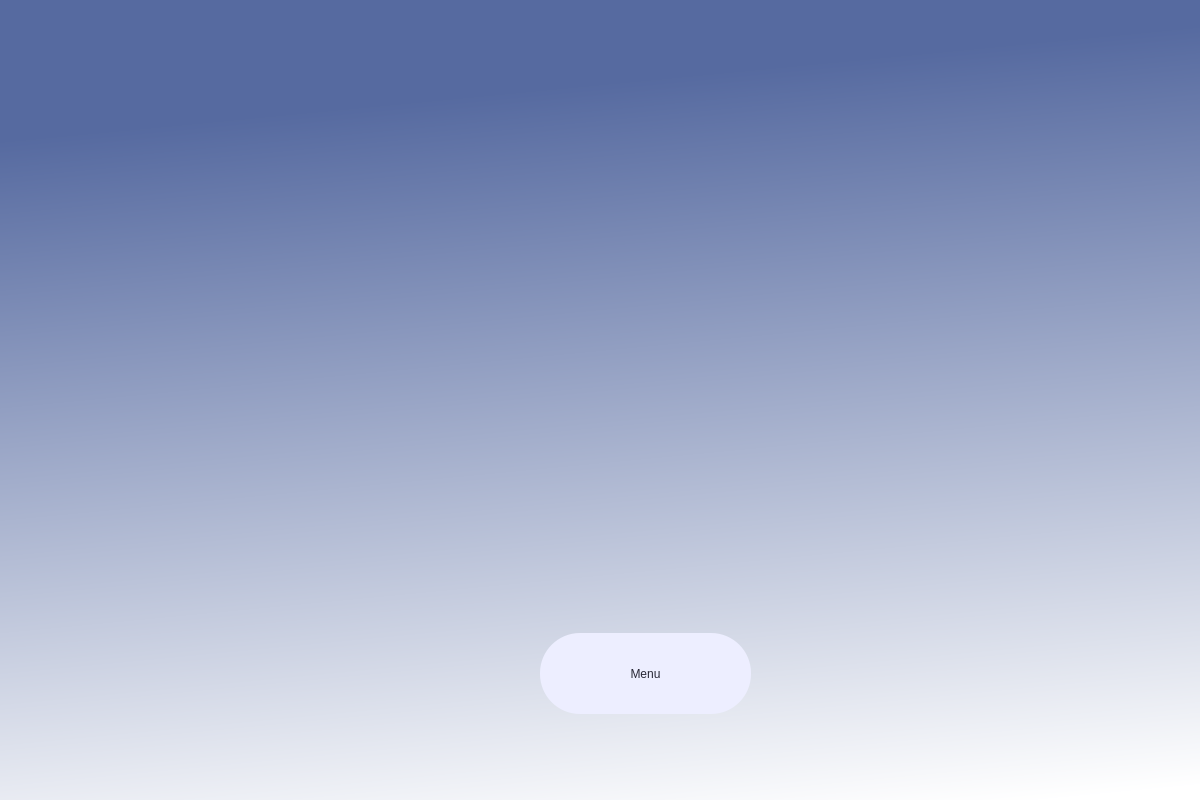
<?xml version="1.0" encoding="UTF-8"?>
<ui version="4.0">
 <class>Dialog</class>
 <widget class="QDialog" name="Dialog">
  <property name="geometry">
   <rect>
    <x>0</x>
    <y>0</y>
    <width>1200</width>
    <height>800</height>
   </rect>
  </property>
  <property name="windowTitle">
   <string>Dialog</string>
  </property>
  <property name="styleSheet">
   <string notr="true"/>
  </property>
  <widget class="QWidget" name="widget" native="true">
   <property name="geometry">
    <rect>
     <x>0</x>
     <y>0</y>
     <width>1200</width>
     <height>800</height>
    </rect>
   </property>
   <property name="styleSheet">
    <string notr="true">QWidget#widget{
background-color: qlineargradient(spread:pad, x1:0.742, y1:0.0679545, x2:0.877, y2:1, stop:0 rgba(86, 106, 160, 255), stop:1 rgba(255, 255, 255, 255));}</string>
   </property>
   <widget class="QLabel" name="resultlable">
    <property name="geometry">
     <rect>
      <x>20</x>
      <y>190</y>
      <width>1171</width>
      <height>201</height>
     </rect>
    </property>
    <property name="styleSheet">
     <string notr="true">font: 75 30pt &quot;Times New Roman&quot;;color:rgb(255, 255, 255);
border-radius: 40px;</string>
    </property>
    <property name="text">
     <string/>
    </property>
   </widget>
   <widget class="QPushButton" name="menu">
    <property name="geometry">
     <rect>
      <x>540</x>
      <y>633</y>
      <width>211</width>
      <height>81</height>
     </rect>
    </property>
    <property name="styleSheet">
     <string notr="true">background-color: rgb(237, 238, 255);
border-radius: 40px;
font: 20pt &quot;Times New Roman&quot;;color:rgb(40, 39, 54)</string>
    </property>
    <property name="text">
     <string>Menu</string>
    </property>
   </widget>
  </widget>
 </widget>
 <resources/>
 <connections/>
</ui>
